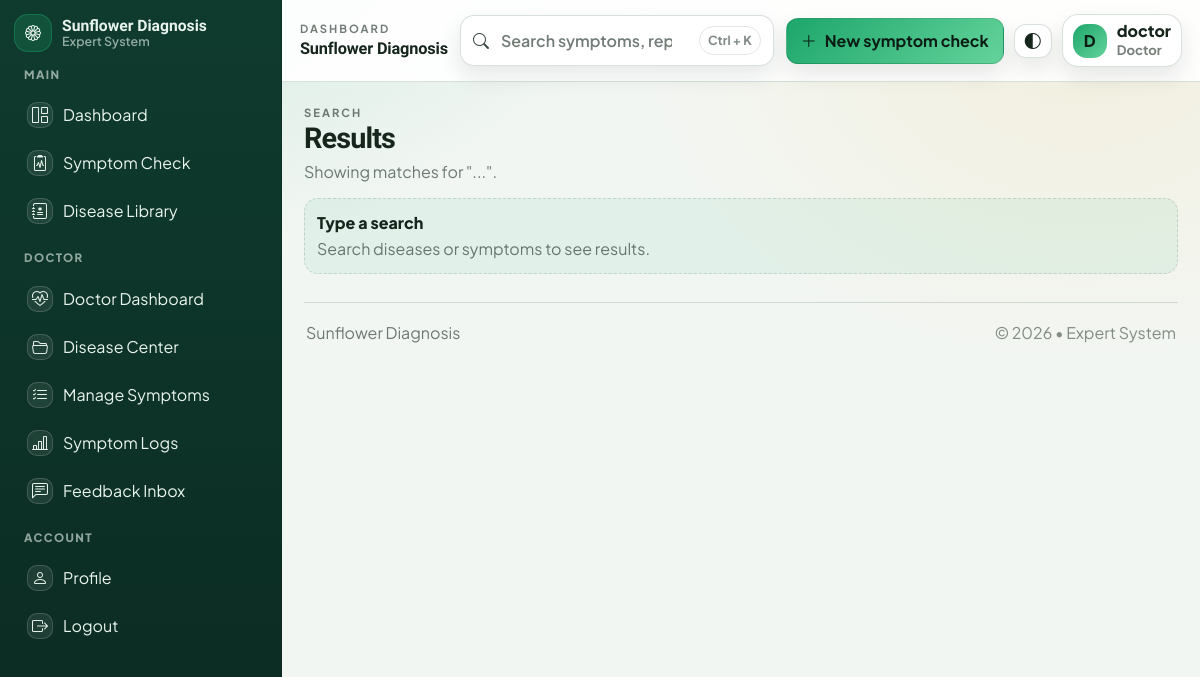
Page /search (signed in) on the committed database.
### app/models/user.py (models this page shows, shortened)
class User(UserMixin, db.Model):
    __tablename__ = "users"
    id = db.Column(db.Integer, primary_key=True)
    username = db.Column(db.String(80), unique=True, nullable=False, index=True)
    email = db.Column(db.String(120), unique=True, nullable=False, index=True)
    password_hash = db.Column(db.String(255), nullable=False)
    role = db.Column(db.String(20), nullable=False, default="user")  # "user", "doctor", or "admin"
    created_at = db.Column(db.DateTime, default=datetime.utcnow, nullable=False)
    role_id = db.Column(db.Integer, db.ForeignKey("roles.id"), nullable=True, index=True)
    role_obj = db.relationship("Role", lazy="joined")
    symptom_checks = db.relationship(
        "SymptomCheck", back_populates="user", cascade="all, delete-orphan"
    )
    feedback_items = db.relationship(
        "Feedback", back_populates="user", cascade="all, delete-orphan"
    )
    def has_permission(self, permission_name: str) -> bool:
        if not permission_name:
            return False
        if self.role == "admin" and permission_name == "access_admin":
            return True
        try:
            q = (
                db.session.query(Permission.id)
                .join(role_permissions, Permission.id == role_permissions.c.permission_id)
                .filter(Permission.name == permission_name)
            )
            if self.role_id:
                q = q.filter(role_permissions.c.role_id == self.role_id)
            else:
                q = q.join(Role, Role.id == role_permissions.c.role_id).filter(Role.name == self.role)
            row = q.first()
            return row is not None
        except OperationalError:
            return self.role == "admin"

### app/routes/main.py (the view, shortened to what this page needs)
@main_bp.route("/search")
def search():
    q = (request.args.get("q") or "").strip()
    diseases = []
    symptom_hits = []
    return render_template(
        "search.html",
        q=q,
        diseases=diseases,
        symptom_hits=symptom_hits,
    )

### app/models/user.py (called while the page is built)
@login_manager.user_loader
def load_user(user_id: str):
    return User.query.get(int(user_id))

### app/templates/search.html (shortened to what this page needs)
{% extends "base.html" %}

### app/templates/base.html (shortened to what this page needs)
<!doctype html>
<html lang="en" data-theme="light" data-bs-theme="light">
<head>
  <link href="https://cdn.jsdelivr.net/npm/bootstrap@5.3.3/dist/css/bootstrap.min.css" rel="stylesheet">
  <link href="https://cdn.jsdelivr.net/npm/bootstrap-icons@1.11.3/font/bootstrap-icons.min.css" rel="stylesheet">
  <link rel="stylesheet" href="{{ url_for('static', filename='css/style.css') }}?v=3">
</head>
<body>
  {% set authed = current_user.is_authenticated %}
  {% if authed %}
  <div class="sf-app">
    <aside class="sf-sidebar" aria-label="Sidebar">
      <div class="sf-side-head">
        <a class="sf-brand" href="{{ url_for('main.home') }}">
          <span class="sf-brand-icon" aria-hidden="true"><i class="bi bi-flower1"></i></span>
          <span class="sf-brand-text">
            <span class="sf-brand-title">Sunflower Diagnosis</span>
            <span class="sf-brand-sub">Expert System</span>
          </span>
        </a>
      </div>
      <nav class="sf-nav">
        <div class="sf-nav-section">MAIN</div>
        <a class="sf-nav-item {% if request.path == '/' %}is-active{% endif %}" href="{{ url_for('main.home') }}">
          <span class="sf-nav-ico" aria-hidden="true"><i class="bi bi-grid-1x2"></i></span>
          <span>Dashboard</span>
        </a>
        <a class="sf-nav-item {% if request.path.startswith('/diagnose') %}is-active{% endif %}" href="{{ url_for('main.diagnose_page') }}">
          <span class="sf-nav-ico" aria-hidden="true"><i class="bi bi-clipboard2-pulse"></i></span>
          <span>Symptom Check</span>
        </a>
        <a class="sf-nav-item" href="{{ url_for('main.home') }}#library">
          <span class="sf-nav-ico" aria-hidden="true"><i class="bi bi-journal-medical"></i></span>
          <span>Disease Library</span>
        </a>
        {% if current_user.has_permission('manage_diseases') and not current_user.has_permission('access_admin') %}
          <div class="sf-nav-section">DOCTOR</div>
          <a class="sf-nav-item {% if request.path.startswith('/doctor') and (request.path == '/doctor' or request.path.startswith('/doctor/dashboard')) %}is-active{% endif %}" href="{{ url_for('doctor.dashboard') }}">
            <span class="sf-nav-ico" aria-hidden="true"><i class="bi bi-heart-pulse"></i></span>
            <span>Doctor Dashboard</span>
          </a>
          <a class="sf-nav-item {% if request.path.startswith('/doctor/diseases') or request.path.startswith('/doctor/disease/') %}is-active{% endif %}" href="{{ url_for('doctor.diseases') }}">
            <span class="sf-nav-ico" aria-hidden="true"><i class="bi bi-folder2-open"></i></span>
            <span>Disease Center</span>
          </a>
          <a class="sf-nav-item {% if request.path.startswith('/doctor/checklists') or request.path.startswith('/doctor/checklist/') %}is-active{% endif %}" href="{{ url_for('doctor.checklists') }}">
            <span class="sf-nav-ico" aria-hidden="true"><i class="bi bi-list-check"></i></span>
            <span>Manage Symptoms</span>
          </a>
          {% if current_user.has_permission('view_symptom_checks') %}
          <a class="sf-nav-item {% if request.path.startswith('/doctor/symptom') %}is-active{% endif %}" href="{{ url_for('doctor.symptom_checks') }}">
            <span class="sf-nav-ico" aria-hidden="true"><i class="bi bi-bar-chart-line"></i></span>
            <span>Symptom Logs</span>
          </a>
          {% endif %}
          <a class="sf-nav-item {% if request.path.startswith('/doctor/feedback') %}is-active{% endif %}" href="{{ url_for('doctor.feedback') }}">
            <span class="sf-nav-ico" aria-hidden="true"><i class="bi bi-chat-left-text"></i></span>
            <span>Feedback Inbox</span>
          </a>
        {% endif %}
        <div class="sf-nav-section">ACCOUNT</div>
        <a class="sf-nav-item {% if request.path.startswith('/user/profile') %}is-active{% endif %}" href="{{ url_for('user.profile') }}">
          <span class="sf-nav-ico" aria-hidden="true"><i class="bi bi-person"></i></span>
          <span>Profile</span>
        </a>
        <a class="sf-nav-item" href="{{ url_for('auth.logout') }}">
          <span class="sf-nav-ico" aria-hidden="true"><i class="bi bi-box-arrow-right"></i></span>
          <span>Logout</span>
        </a>
      </nav>
    </aside>
    <div class="sf-main">
      <header class="sf-topbar">
        <div class="sf-topbar-left">
          <div class="sf-topbar-meta">
            <div class="sf-topbar-kicker">Dashboard</div>
            <div class="sf-topbar-title">Sunflower Diagnosis</div>
          </div>
        </div>
        <form class="sf-search" role="search" method="get" action="{{ url_for('main.search') }}">
          <i class="bi bi-search sf-search-ico" aria-hidden="true"></i>
          <input class="sf-search-input" type="search" name="q" value="{{ request.args.get('q','') }}" placeholder="Search symptoms, reports, crops" autocomplete="off" aria-label="Search">
          <span class="sf-search-hint">Ctrl + K</span>
        </form>
        <div class="sf-top-actions">
          <a class="sf-primary-btn" href="{{ url_for('main.diagnose_page') }}">
            <i class="bi bi-plus-lg" aria-hidden="true"></i>
            New symptom check
          </a>
          <button class="sf-icon-btn" type="button" data-action="toggleTheme" title="Toggle theme" aria-label="Toggle theme">
            <i class="bi bi-circle-half" aria-hidden="true"></i>
          </button>
          <div class="sf-userchip" title="Signed in">
            <div class="sf-avatar" aria-hidden="true">{{ (current_user.username or 'U')[0] | upper }}</div>
            <div class="sf-userchip-text d-none d-sm-block">
              <div class="sf-userchip-name">{{ current_user.username }}</div>
              <div class="sf-userchip-role">{{ (current_user.role or 'user') | capitalize }}</div>
            </div>
          </div>
        </div>
      </header>
      <main class="sf-content">
        {{ page_content | safe }}
        <footer class="sf-footer">
          <div>Sunflower Diagnosis</div>
          <div class="sf-footer-muted">© 2026 • Expert System</div>
        </footer>
      </main>
    </div>
  </div>
  {% endif %}
</body>
</html>

### rows in the picture
User: username "D", username "doctor", role "Doctor"

### other values in the picture
{{ page_content | safe }} "SEARCH Results Showing matches for \"...\". Type a search Search diseases or symptoms to see results."
